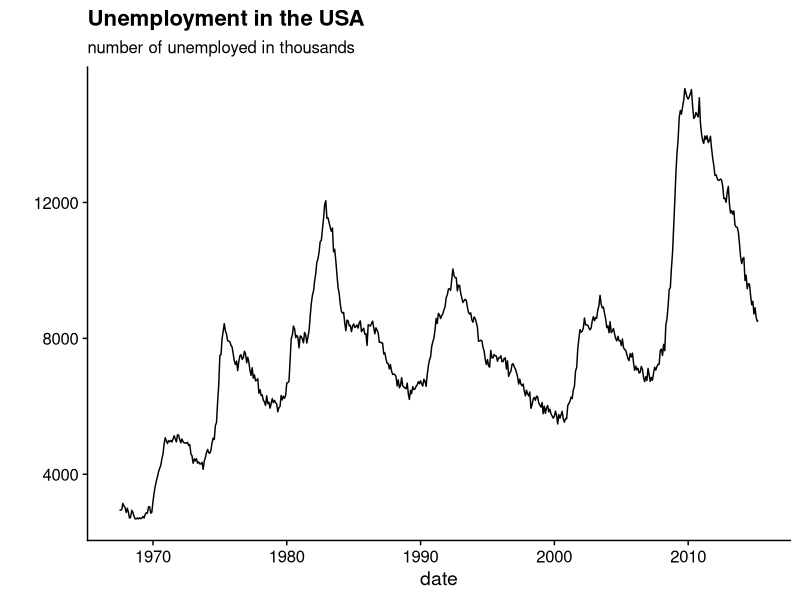

Reproduce this figure in R.
#' ---
#' title: "Rendered R script"
#' author: "Miguel Ayala"
#' date: "21/03/2022"
#' output: github_document
#' ---

#+ r setup, include=FALSE 
knitr::opts_chunk$set(echo = TRUE)
#

##' R Markdown

#' This is an R Markdown document. Markdown is a simple formatting syntax for authoring HTML, PDF, and MS Word documents. For more details on using R Markdown see <http://rmarkdown.rstudio.com>.

#' When you click the Knit button a document will be generated that includes both content as well as the output of any embedded R code chunks within the document. You can embed an R code chunk like this:

#+ r packages
library(tidyverse)
library(cowplot)
#'

##' Including Plots

#' You can also embed plots, for example:

#+ r pressure, echo=FALSE
econ <- economics 

econ %>% 
  ggplot(aes(x = date, y = unemploy)) +
  geom_line() + 
  ylab('') +
  ggtitle('Unemployment in the USA',
          subtitle = 'number of unemployed in thousands') +
  cowplot::theme_cowplot()
#'

#' Note that the echo = FALSE parameter was added to the code chunk to prevent printing of the R code that generated the plot.
